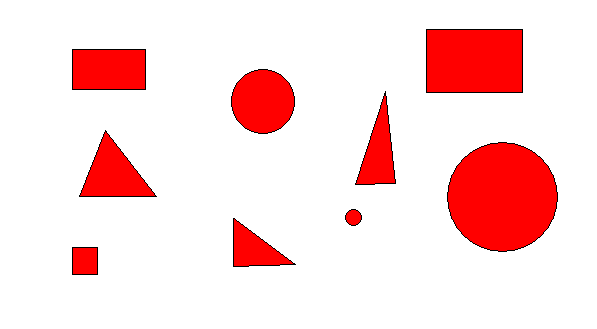
#> input picture ActiveCounter/shapes.bmp, 597 x 329 px
$ python shapes.py
#> lines starting #> are read from the running program, lines starting #| are printed output that depends on the picture; after the words box and inside, x2 and y2 are one past the last pixel; in counts of white or black regions, pixels touching at a corner belong together
"""
====================
Morphological Snakes
====================

*Morphological Snakes* [1]_ are a family of methods for image segmentation.
Their behavior is similar to that of active contours (for example, *Geodesic
Active Contours* [2]_ or *Active Contours without Edges* [3]_). However,
*Morphological Snakes* use morphological operators (such as dilation or
erosion) over a binary array instead of solving PDEs over a floating point
array, which is the standard approach for active contours. This makes
*Morphological Snakes* faster and numerically more stable than their
traditional counterpart.

There are two *Morphological Snakes* methods available in this implementation:
*Morphological Geodesic Active Contours* (**MorphGAC**, implemented in the
function ``morphological_geodesic_active_contour``) and *Morphological Active
Contours without Edges* (**MorphACWE**, implemented in the function
``morphological_chan_vese``).

**MorphGAC** is suitable for images with visible contours, even when these
contours might be noisy, cluttered, or partially unclear. It requires, however,
that the image is preprocessed to highlight the contours. This can be done
using the function ``inverse_gaussian_gradient``, although the user might want
to define their own version. The quality of the **MorphGAC** segmentation
depends greatly on this preprocessing step.

On the contrary, **MorphACWE** works well when the pixel values of the inside
and the outside regions of the object to segment have different averages.
Unlike **MorphGAC**, **MorphACWE** does not require that the contours of the
object are well defined, and it works over the original image without any
preceding processing. This makes **MorphACWE** easier to use and tune than
**MorphGAC**.

References
----------

.. [1] A Morphological Approach to Curvature-based Evolution of Curves and
       Surfaces, Pablo Márquez-Neila, Luis Baumela and Luis Álvarez. In IEEE
       Transactions on Pattern Analysis and Machine Intelligence (PAMI),
       2014, :DOI:`10.1109/TPAMI.2013.106`
.. [2] Geodesic Active Contours, Vicent Caselles, Ron Kimmel and Guillermo
       Sapiro. In International Journal of Computer Vision (IJCV), 1997,
       :DOI:`10.1023/A:1007979827043`
.. [3] Active Contours without Edges, Tony Chan and Luminita Vese. In IEEE
       Transactions on Image Processing, 2001, :DOI:`10.1109/83.902291`

"""

import numpy as np
import matplotlib.pyplot as plt
import cv2
from skimage import data, img_as_float,io
from skimage.segmentation import (morphological_chan_vese,
                                  morphological_geodesic_active_contour,
                                  inverse_gaussian_gradient,
                                  checkerboard_level_set)


def store_evolution_in(lst):
    """Returns a callback function to store the evolution of the level sets in
    the given list.
    """

    def _store(x):
        lst.append(np.copy(x))

    return _store


# Morphological ACWE
src = cv2.imread("shapes.bmp",1)
#> src is the input picture: shape (329, 597, 3); mean B, G, R 217.2, 217.2, 252.7
scr1 = src[:,:,1]
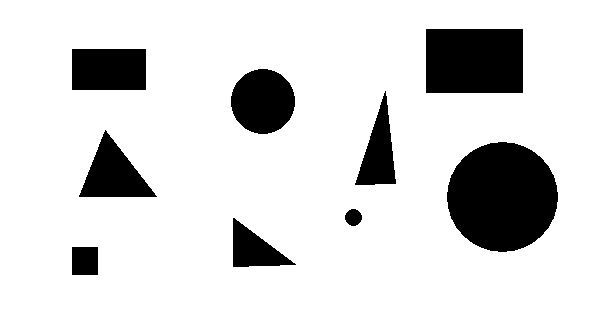
#> scr1: shape (329, 597); 85.2% white; 9 black regions, largest, box (x1, y1, x2, y2) and area: (447, 142, 558, 252) 9514, (426, 29, 523, 93) 6208, (231, 69, 295, 134) 3248
image = img_as_float(scr1)

# Initial level set
init_ls = checkerboard_level_set(image.shape, 6)
# List with intermediate results for plotting the evolution
evolution = []
callback = store_evolution_in(evolution)
ls = morphological_chan_vese(image, 35, init_level_set=init_ls, smoothing=3,
                             iter_callback=callback)
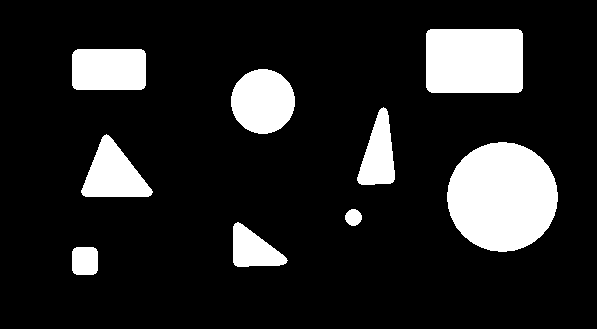
#> ls: shape (329, 597) int8; values 0 (black) and 1 (white), 14.7% white; 9 white regions, largest, box (x1, y1, x2, y2) and area: (447, 142, 558, 252) 9510, (426, 29, 523, 93) 6172, (231, 69, 295, 134) 3248

fig, axes = plt.subplots(2, 2, figsize=(8, 8))
ax = axes.flatten()

ax[0].imshow(image, cmap="gray")
ax[0].set_axis_off()
ax[0].contour(ls, [0.5], colors='r')
ax[0].set_title("Morphological ACWE segmentation", fontsize=12)

ax[1].imshow(ls, cmap="gray")
ax[1].set_axis_off()
contour = ax[1].contour(evolution[2], [0.5], colors='g')
contour.collections[0].set_label("Iteration 2")
contour = ax[1].contour(evolution[7], [0.5], colors='y')
contour.collections[0].set_label("Iteration 7")
contour = ax[1].contour(evolution[-1], [0.5], colors='r')
contour.collections[0].set_label("Iteration 35")
ax[1].legend(loc="upper right")
title = "Morphological ACWE evolution"
ax[1].set_title(title, fontsize=12)


# Morphological GAC
src = cv2.imread("shapes.bmp",1)
scr1 = src[:,:,1]
image = img_as_float(scr1)
#image = img_as_float(data.coins())
gimage = inverse_gaussian_gradient(image)
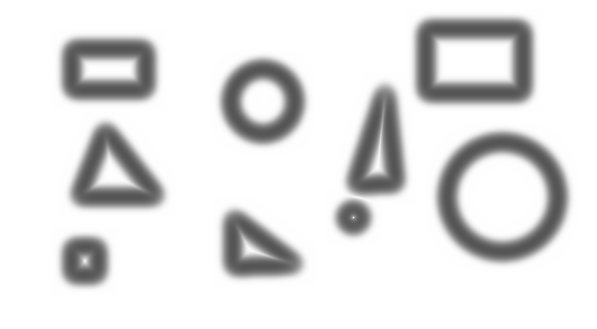
#> gimage: shape (329, 597) float64; min 0.334, max 1, mean 0.885

# Initial level set
init_ls = np.zeros(image.shape, dtype=np.int8)
init_ls[10:-10, 10:-10] = 1
# List with intermediate results for plotting the evolution
evolution = []
callback = store_evolution_in(evolution)
ls = morphological_geodesic_active_contour(gimage, 230, init_ls,
                                           smoothing=1, balloon=-1,
                                           threshold=0.69,
                                           iter_callback=callback)
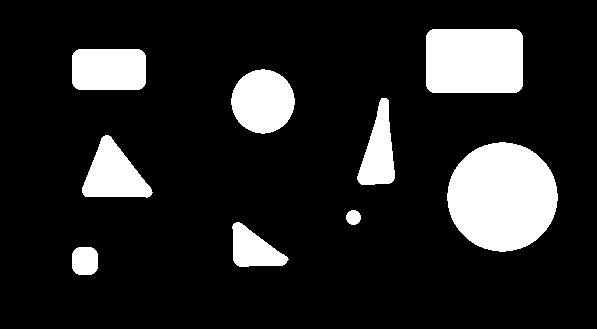
#> ls: shape (329, 597) int8; values 0 (black) and 1 (white), 14.6% white; 9 white regions, largest, box (x1, y1, x2, y2) and area: (447, 142, 558, 252) 9438, (426, 29, 523, 93) 6140, (231, 69, 295, 134) 3180

ax[2].imshow(image, cmap="gray")
ax[2].set_axis_off()
ax[2].contour(ls, [0.5], colors='r')
ax[2].set_title("Morphological GAC segmentation", fontsize=12)

ax[3].imshow(ls, cmap="gray")
ax[3].set_axis_off()
contour = ax[3].contour(evolution[0], [0.5], colors='g')
contour.collections[0].set_label("Iteration 0")
contour = ax[3].contour(evolution[100], [0.5], colors='y')
contour.collections[0].set_label("Iteration 100")
contour = ax[3].contour(evolution[-1], [0.5], colors='r')
contour.collections[0].set_label("Iteration 230")
ax[3].legend(loc="upper right")
title = "Morphological GAC evolution"
ax[3].set_title(title, fontsize=12)

fig.tight_layout()
plt.show()
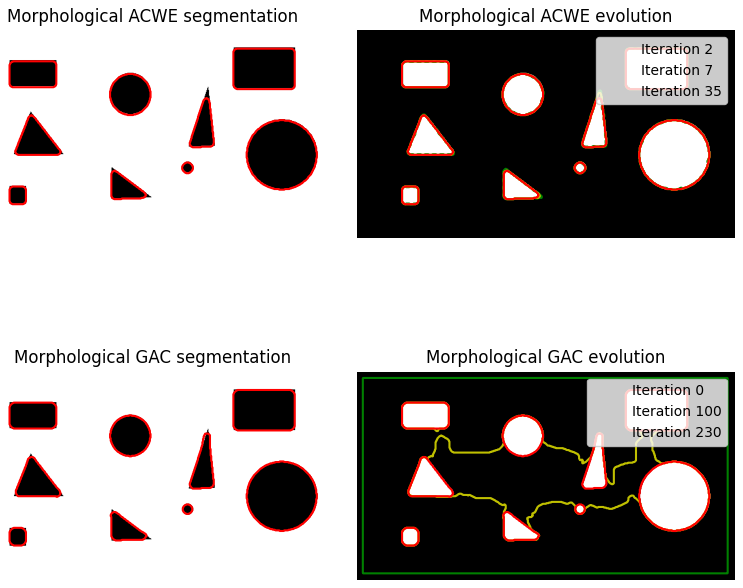
#> figure drawn by matplotlib, 4 panels
